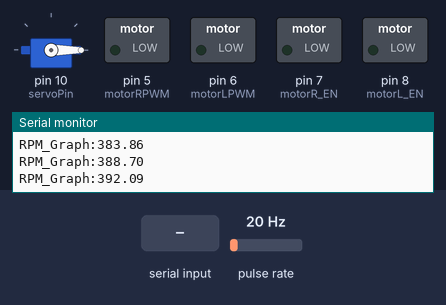
This sketch was run on a simulated Arduino Uno, built with avr-gcc and run on an emulated ATmega328P. Parts: servo, switched loads named in the sketch (green lamp = pin HIGH), the last lines printed to the serial monitor. Wiring (inferred from the names in the program): pulse sensor: data pin 3. The inputs (shaded band) are chosen by the test bench; at power-on: pulse rate 20 Hz.

Above: at 1.2 s.
1.3 s: "a" received over Serial
At 2.1 s:
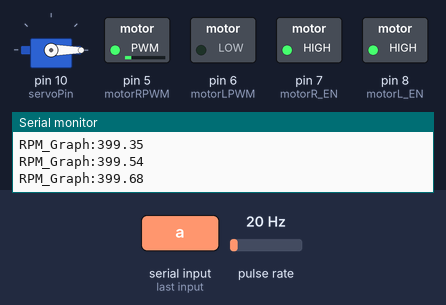
2.8 s: "b" received over Serial
At 3.5 s:
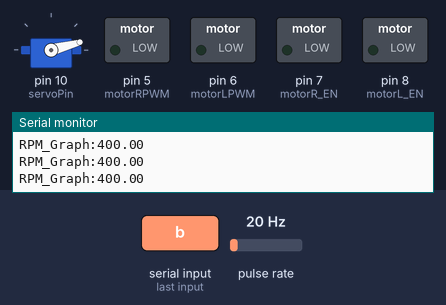
4.6 s: "r" received over Serial
At 6.1 s:
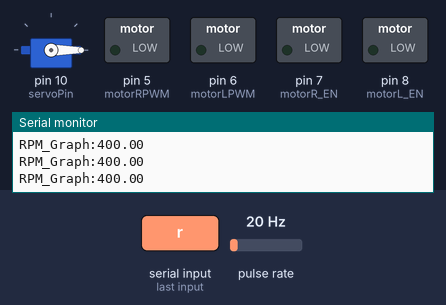
Timing chart, 0 to 7.6 s (numbered marks = the images above; inputs shaded):
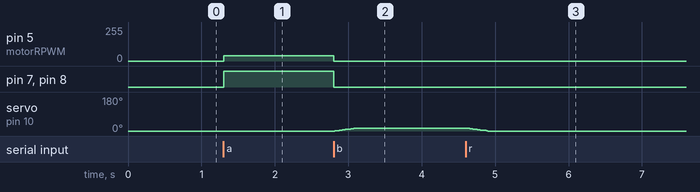

Measured:
- after the input at 1.3 s, pin 5 (motorRPWM): 0/255 → 40/255 at once; pin 7 (motorR_EN), pin 8 (motorL_EN): LOW → HIGH at once
- after the input at 2.8 s, pin 5 (motorRPWM): 40/255 → 0/255 at once; pin 7 (motorR_EN), pin 8 (motorL_EN): HIGH → LOW at once; servo on pin 10 (servoPin): moves from 0° to 15° over 0.29 s, starting at once
- after the input at 4.6 s, servo on pin 10 (servoPin): moves from 15° to 0° over 0.26 s, starting at once

The sketch:

SF2026-Rubber.ino
```cpp
#include <Servo.h>

// --- Pins ---
const int motorRPWM   = 5;
const int motorLPWM   = 6;
const int motorR_EN   = 7;
const int motorL_EN   = 8;
const int sensorPin   = 3;
const int servoPin    = 10;

Servo brakeServo;

volatile unsigned long pulseCount = 0;
unsigned long lastCalcTime = 0;
float filteredRPM = 0;
int currentPWM = 0;
bool motorOn = false;

int targetServoPos = 0;
int currentServoPos = 0;
unsigned long lastServoUpdate = 0;
const int servoStepDelay = 20;
const int servoStepSize  = 1;

void countPulse() {
  pulseCount++;
}

void setup() {
  Serial.begin(9600);

  pinMode(motorRPWM, OUTPUT);
  pinMode(motorLPWM, OUTPUT);
  pinMode(motorR_EN, OUTPUT);
  pinMode(motorL_EN, OUTPUT);
  pinMode(sensorPin, INPUT_PULLUP);

  attachInterrupt(digitalPinToInterrupt(sensorPin), countPulse, FALLING);

  digitalWrite(motorLPWM, LOW);
  digitalWrite(motorR_EN, LOW);
  digitalWrite(motorL_EN, LOW);

  brakeServo.attach(servoPin);
  brakeServo.write(0);
  currentServoPos = 0;
  targetServoPos = 0;
  brakeServo.detach();  // Start quiet

  Serial.println("--- Ready ---");
  Serial.println("a = SLOW START + brake 0° (released)");
  Serial.println("b = COAST + brake 15°");
  Serial.println("r = RESET servo to 0° (original spot)");
}

void loop() {
  unsigned long now = millis();

  if (Serial.available() > 0) {
    char command = Serial.read();

    if (command == 'a') {
      brakeServo.attach(servoPin);
      motorOn = true;
      digitalWrite(motorR_EN, HIGH);
      digitalWrite(motorL_EN, HIGH);
      currentPWM = 40;
      targetServoPos = 0;
      Serial.println(">>> SLOW ON | Brake RELEASE (0°)");
    }
    else if (command == 'b') {
      brakeServo.attach(servoPin);
      motorOn = false;
      currentPWM = 0;
      digitalWrite(motorR_EN, LOW);
      digitalWrite(motorL_EN, LOW);
      targetServoPos = 15;
      Serial.println(">>> COAST + Brake 15°");
    }
    else if (command == 'r') {
      brakeServo.attach(servoPin);
      targetServoPos = 0;
      Serial.println(">>> RESETTING servo to original 0° spot...");
    }
  }

  // Servo movement + smart detach
  if (now - lastServoUpdate >= servoStepDelay) {
    if (abs(currentServoPos - targetServoPos) > 0) {
      if (currentServoPos < targetServoPos) {
        currentServoPos += servoStepSize;
        if (currentServoPos > targetServoPos) currentServoPos = targetServoPos;
      } else if (currentServoPos > targetServoPos) {
        currentServoPos -= servoStepSize;
        if (currentServoPos < targetServoPos) currentServoPos = targetServoPos;
      }
      brakeServo.write(currentServoPos);
    } else {
      brakeServo.detach();  // Quiet when arrived
    }
    lastServoUpdate = now;
  }

  analogWrite(motorRPWM, currentPWM);

  if (now - lastCalcTime >= 100) {
    float currentRPM = (pulseCount / 3.0) * 600.0;
    filteredRPM = (filteredRPM * 0.7) + (currentRPM * 0.3);
    Serial.print("RPM_Graph:");
    Serial.println(filteredRPM);
    pulseCount = 0;
    lastCalcTime = now;
  }
}
```
